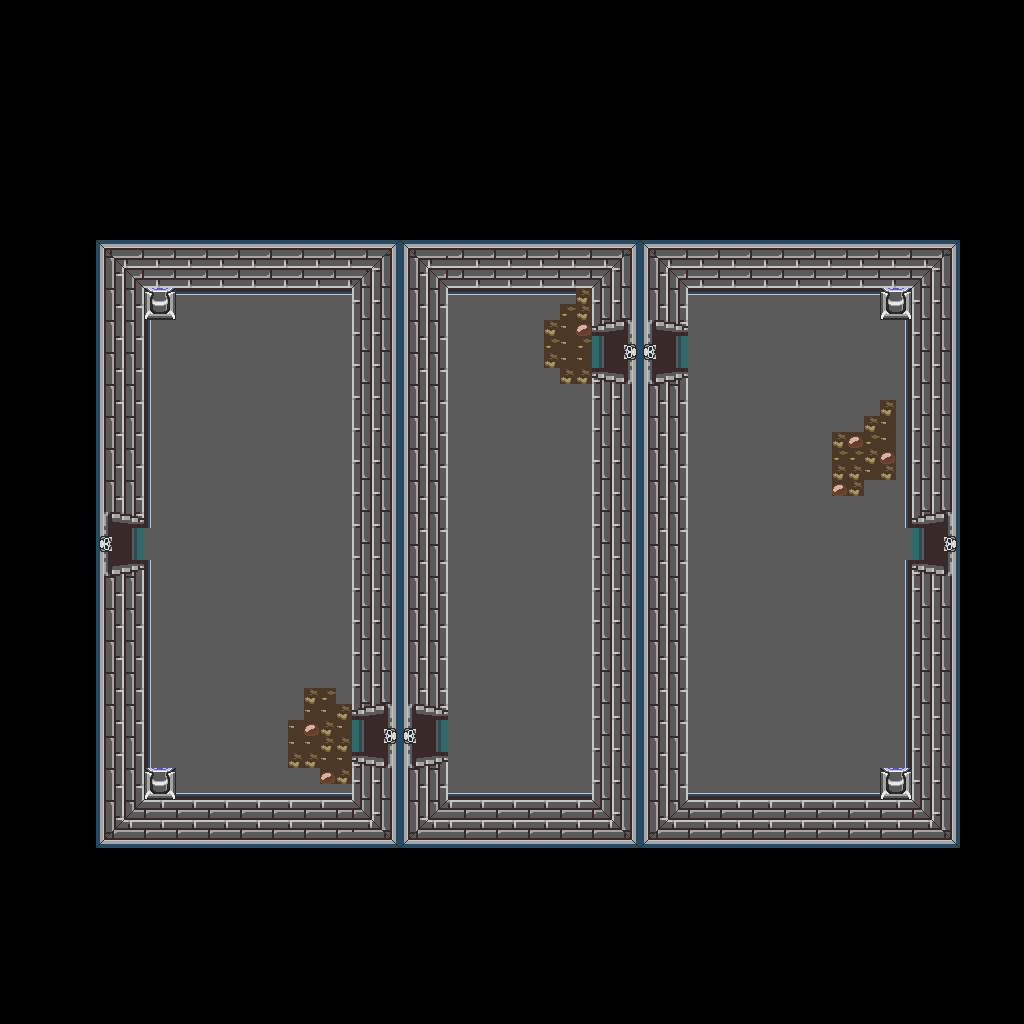

Below is a game level as drawn by its tile map, then a one-line description and the .tmx that defines it (tile-layer data replaced by summaries):
An orthogonal 64x64 tile map with 16x16 px tiles, 1 tile layer (base), 1 hidden layer not drawn and 23 objects.

<map version="1.10" tiledversion="1.12.1" orientation="orthogonal" renderorder="right-down" width="64" height="64" tilewidth="16" tileheight="16" infinite="0" nextlayerid="3" nextobjectid="24">
 <tileset firstgid="1" source="../classiciphone_pics4.tsx" />
 <layer id="1" name="base" width="64" height="64">
  <data>[4096 cells, 4096 non-empty, 72 distinct tile ids]</data>
 </layer>
 <layer id="2" name="collision" width="64" height="64" visible="0">
  <properties><property name="collision" value="true" /></properties>
  <data>[4096 cells, 3051 non-empty, 1 distinct tile ids]</data>
 </layer>
 <objectgroup id="3" name="npcs">
  <object id="1" x="912.0" y="528.0" width="16" height="16">
   <properties>
    <property name="gani" value="tombdrright.gif" />
    <property name="script" type="string">-- Auto-converted from GraalScript
-- // NPC made by Kino(Levels)
-- [CLIENT-SIDE — server no-op]
-- function onCreated()
-- {
-- setimg("tombdrright.gif");
-- }
-- function onPlayertouchsme()
-- {
-- if (client.tombquest_key2 == 1)
-- {
-- say2("It locked behind me!");
-- }
-- if (client.tombquest_key2 == NULL)
-- {
-- say2("It's locked!");
-- }
-- }</property>
   </properties>
  </object>
  <object id="2" x="960.0" y="464.0" width="16" height="16">
   <properties>
    <property name="script" type="string">-- Auto-converted from GraalScript
-- join("level_nopk");
-- [CLIENT-SIDE — server no-op]
-- if (playerenters || timeout) {
-- seteffect 0,0,0,0.60;
-- timeout = .05;
-- }</property>
   </properties>
  </object>
  <object id="3" x="672.0" y="320.0" width="16" height="16">
   <properties>
    <property name="script" type="string">-- Auto-converted from GraalScript
-- // Graal2002 NPC by Stefan Knorr
-- if (created) {
-- // Initialize the attributes
-- showcharacter;
-- setcharprop #3,head0.png;
-- setcharprop #C0,orange;
-- setcharprop #C1,white;
-- setcharprop #C2,blue;
-- setcharprop #C3,red;
-- setcharprop #C4,black;
-- setcharprop #n,Fung Si Yan;
-- setcharprop #2,shield1.gif;
-- shieldpower = 1;
-- dir = 3;
end
-- [CLIENT-SIDE — server no-op]
-- if (playerchats&amp;&amp;strequals(#c,breath)){
-- hide();
-- sleep(3);
-- show();
-- }
-- function onPlayertouchsme() {
-- say2("Question 1:\nThis is as light as a\n feather, yet no man\n can hold it for long.\n
-- What is it?
-- ");
-- }</property>
   </properties>
  </object>
  <object id="4" x="432.0" y="704.0" width="16" height="16">
   <properties>
    <property name="script" type="string">-- Auto-converted from GraalScript
-- // Graal2002 NPC by Stefan Knorr
-- if (created) {
-- // Initialize the attributes
-- showcharacter;
-- setcharprop #3,head1.png;
-- setcharprop #C0,orange;
-- setcharprop #C1,red;
-- setcharprop #C2,darkred;
-- setcharprop #C3,red;
-- setcharprop #C4,pink;
-- setcharprop #n,Nick;
-- setcharprop #2,shield1.gif;
-- shieldpower = 1;
-- dir = 3;
end
-- [CLIENT-SIDE — server no-op]
-- if (playerchats&amp;&amp;strequals(#c,charcoal)){
-- hide();
-- sleep(3);
-- show();
-- }
-- function onPlayertouchsme() {
-- say2("Question 2:\nWhat is black when you\n buy it, red when\n you use it,\n and gray when you throw\n it away?\n
-- ");
-- }</property>
   </properties>
  </object>
  <object id="5" x="128.0" y="512.0" width="16" height="16">
   <properties>
    <property name="script" type="string">-- Auto-converted from GraalScript
-- // Graal2002 NPC by Stefan Knorr
-- if (created) {
-- // Initialize the attributes
-- showcharacter;
-- setcharprop #3,head20.png;
-- setcharprop #C0,yellow;
-- setcharprop #C1,yellow;
-- setcharprop #C2,white;
-- setcharprop #C3,brown;
-- setcharprop #C4,black;
-- setcharprop #n,Fire;
-- setcharprop #2,shield1.gif;
-- shieldpower = 1;
-- dir = 3;
end
-- [CLIENT-SIDE — server no-op]
-- if (playerchats&amp;&amp;strequals(#c,time)){
-- hide();
-- sleep(3);
-- show();
-- }
-- function onPlayertouchsme() {
-- say2("Question 3:\nMountains will crumble and\n temples will fall, and\n no man can survive\n its endless call.\n
-- What is it?
-- ");
-- }</property>
   </properties>
  </object>
  <object id="6" x="880.0" y="256.0" width="16" height="16">
   <properties>
    <property name="gani" value="bluelampani.mng" />
    <property name="script" type="string">-- Auto-converted from GraalScript
-- //#CLIENTSIDE;
self.dontblock = true
-- drawoverplayer;</property>
   </properties>
  </object>
  <object id="7" x="880.0" y="736.0" width="16" height="16">
   <properties>
    <property name="gani" value="bluelampani.mng" />
    <property name="script" type="string">-- Auto-converted from GraalScript
-- //#CLIENTSIDE;
self.dontblock = true
-- drawoverplayer;</property>
   </properties>
  </object>
  <object id="8" x="144.0" y="256.0" width="16" height="16">
   <properties>
    <property name="gani" value="bluelampani.mng" />
    <property name="script" type="string">-- Auto-converted from GraalScript
-- //#CLIENTSIDE;
self.dontblock = true
-- drawoverplayer;</property>
   </properties>
  </object>
  <object id="9" x="144.0" y="736.0" width="16" height="16">
   <properties>
    <property name="gani" value="bluelampani.mng" />
    <property name="script" type="string">-- Auto-converted from GraalScript
-- //#CLIENTSIDE;
self.dontblock = true
-- drawoverplayer;</property>
   </properties>
  </object>
  <object id="10" x="832.0" y="208.0" width="16" height="16">
   <properties>
    <property name="gani" value="light4.png" />
    <property name="script" type="string">-- Auto-converted from GraalScript
-- [CLIENT-SIDE — server no-op]
-- if (created) {
-- ;
-- dontblock;
-- }
-- if (playerenters) {
-- setcoloreffect 1,1,1,0.5;
-- drawaslight;
-- this.zoom = 1.3;
-- timeout = 0.05;
-- }
-- if (timeout) {
-- if (this.zoom&lt;=1) {
-- this.ds=1;
-- }
-- else if (this.zoom&gt;=1.1) {
-- this.ds=0;
-- }
-- if (this.ds==1) {
-- this.zoom += 0.02;
-- setzoomeffect this.zoom;
-- }
-- else if (this.ds==0) {
-- this.zoom -= 0.03;
-- setzoomeffect this.zoom;
-- }
-- timeout = 0.05;
-- }</property>
   </properties>
  </object>
  <object id="11" x="832.0" y="688.0" width="16" height="16">
   <properties>
    <property name="gani" value="light4.png" />
    <property name="script" type="string">-- Auto-converted from GraalScript
-- [CLIENT-SIDE — server no-op]
-- if (created) {
-- ;
-- dontblock;
-- }
-- if (playerenters) {
-- setcoloreffect 1,1,1,0.5;
-- drawaslight;
-- this.zoom = 1.3;
-- timeout = 0.05;
-- }
-- if (timeout) {
-- if (this.zoom&lt;=1) {
-- this.ds=1;
-- }
-- else if (this.zoom&gt;=1.1) {
-- this.ds=0;
-- }
-- if (this.ds==1) {
-- this.zoom += 0.02;
-- setzoomeffect this.zoom;
-- }
-- else if (this.ds==0) {
-- this.zoom -= 0.03;
-- setzoomeffect this.zoom;
-- }
-- timeout = 0.05;
-- }</property>
   </properties>
  </object>
  <object id="12" x="96.0" y="208.0" width="16" height="16">
   <properties>
    <property name="gani" value="light4.png" />
    <property name="script" type="string">-- Auto-converted from GraalScript
-- [CLIENT-SIDE — server no-op]
-- if (created) {
-- ;
-- dontblock;
-- }
-- if (playerenters) {
-- setcoloreffect 1,1,1,0.5;
-- drawaslight;
-- this.zoom = 1.3;
-- timeout = 0.05;
-- }
-- if (timeout) {
-- if (this.zoom&lt;=1) {
-- this.ds=1;
-- }
-- else if (this.zoom&gt;=1.1) {
-- this.ds=0;
-- }
-- if (this.ds==1) {
-- this.zoom += 0.02;
-- setzoomeffect this.zoom;
-- }
-- else if (this.ds==0) {
-- this.zoom -= 0.03;
-- setzoomeffect this.zoom;
-- }
-- timeout = 0.05;
-- }</property>
   </properties>
  </object>
  </objectgroup>
</map>
<!-- 11 of 23 objects omitted -->
